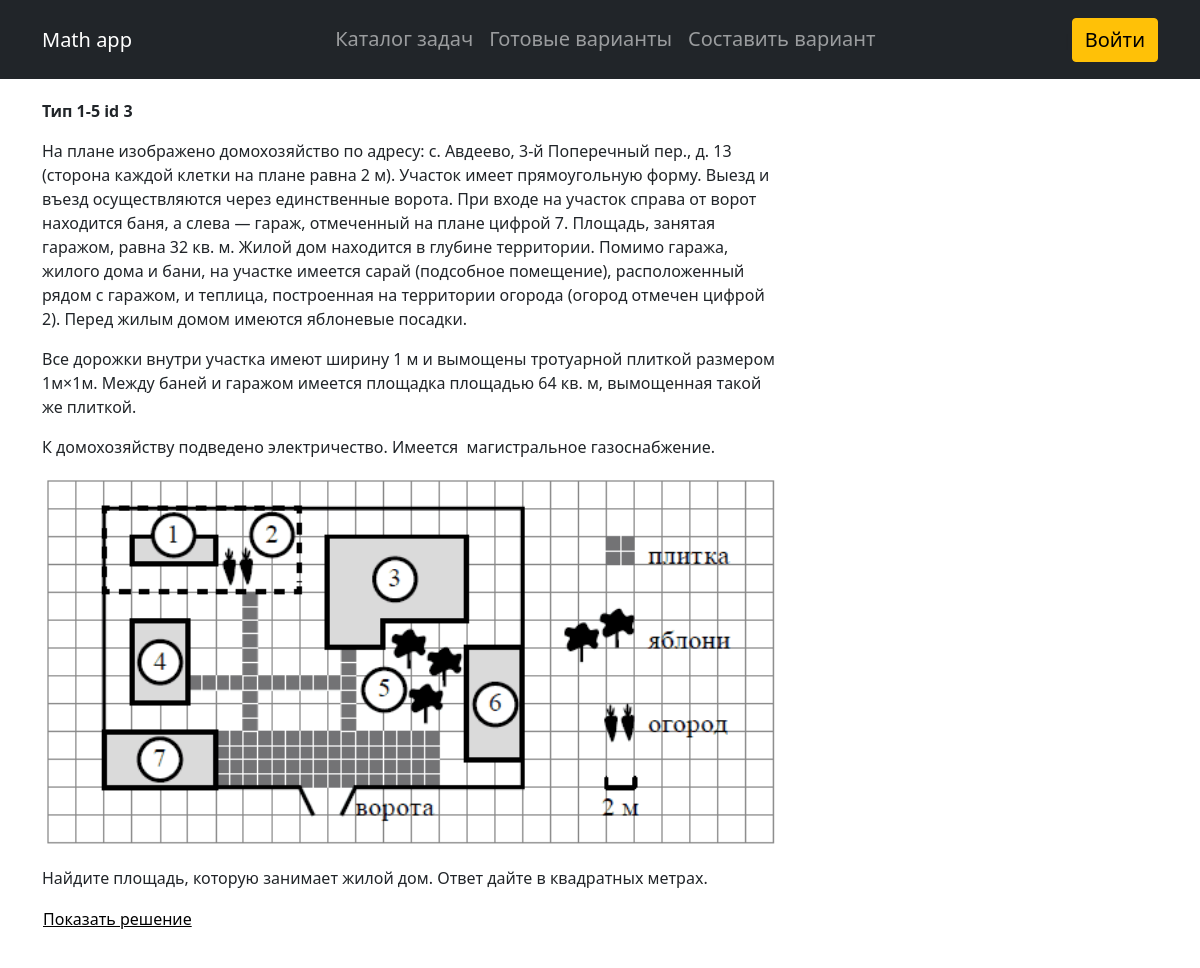
The app's page /math_app/test/3/ with its own data.
### math_app/models.py (models this page shows, shortened)
class Test(models.Model):
    exercise = models.ForeignKey(Exercise, on_delete=models.CASCADE, verbose_name='Подвид')
    problem_text = RichTextUploadingField(blank=True, null=True)
    time_create = models.DateTimeField(auto_now_add=True)
    time_update = models.DateTimeField(auto_now=True)
    solution = RichTextUploadingField(blank=True, null=True, verbose_name='Решение')
    criteria = RichTextUploadingField(blank=True, null=True, verbose_name='Критерии')
    class Meta:
        ordering = ('exercise__subcategory__category__id',)
    def get_answers(self):
        ans_ls = []
        for ans in self.answer_set.all():
            ans_ls.append(str(ans))
        return ans_ls

class Exercise(models.Model):
    subcategory = models.ForeignKey(Subcategory, related_name='subcategory', on_delete=models.CASCADE,
                                    verbose_name='Вид')
    description = RichTextUploadingField(blank=True, null=True)
    picture = models.ImageField(blank=True, upload_to="pictures/%Y/%m/%d/")
    time_create = models.DateTimeField(auto_now_add=True)
    time_update = models.DateTimeField(auto_now=True)
    source = models.TextField(blank=True, verbose_name='Источник')

class Subcategory(models.Model):
    category = models.ForeignKey(Category, verbose_name='Тип', null=True, on_delete=models.SET_NULL)
    title = models.CharField(max_length=200, verbose_name='Вид', db_index=True)
    slug = models.SlugField(max_length=200, unique=True)
    class Meta:
        ordering = ('category',)

class Category(models.Model):
    id = models.IntegerField(primary_key=True, unique=True)
    number = models.CharField(max_length=200, verbose_name='Номер')
    title = models.CharField(max_length=200, db_index=True, verbose_name='Тип')
    slug = models.SlugField(max_length=200, unique=True)
    class Meta:
        ordering = ('id',)

### math_app/views.py (the view)
# urls.py: path('test/<int:test_id>/', ShowTest.as_view(), name='test'),
class ShowTest(DetailView):
    model = Test
    template_name = 'math_app/test_detail.html'
    context_object_name = 'test'
    pk_url_kwarg = 'test_id'
    def get_context_data(self, *, object_list=None, **kwargs):
        context = super().get_context_data(**kwargs)
        context['title'] = 'Тест id №' + str(context['test'].pk)
        return context

### math_app/models.py (called while the page is built)
    def __str__(self):
        return self.answer

### oge_training/templatetags/custom_tags.py (called while the page is built)
@register.filter
def verbose_name(the_object, the_field):
    return the_object._meta.get_field(the_field).verbose_name

### math_app/templates/math_app/test_detail.html (shortened to what this page needs)
{% extends 'math_app/base.html' %}
{% load custom_tags %}
{% block content %}
<main>
    <div class="container">
        <div class="row">
            <div class="col-12 col-lg-8">
                <p><b>{{ forloop.counter }} {{test.exercise.subcategory|verbose_name:'category'}}
                    {{test.exercise.subcategory.category.number}}
                    id {{ test.pk }}</b></p>
                {% if test.exercise.description %}
                {{test.exercise.description|safe}}
                <img width="100%" src="{{test.exercise.picture.url}}">
                {% endif %}
                <p>{{test.problem_text |safe }}</p>
                <button class="btn btn-link reveal solution">Показать решение</button>
            </div>
        </div>
    </div>
</main>
{% endblock %}

### math_app/static/math_app/css/styles.css (style rules this page uses)
main { position: relative; padding: 20px; }
p { margin-bottom:0rem; }
.btn-link { color: black; padding: 0rem 0rem 1rem 0rem; display:flex; }
button.btn.btn-link.reveal { box-shadow: none; }

### records on screen
Test: exercise.subcategory|verbose_name "Тип", exercise.subcategory.category.number "1-5", pk "3", exercise.description "На плане изображено домохозяйство по адресу: с. Авдеево, 3-й Поперечный пер., д. 13 (сторона каждой клетки на плане равна 2 м). Участок имеет прямоугольную форму. Выезд и въезд осуществляются через единственные ворота. При входе на участок справа от ворот находится баня, а слева — гараж, отмеченный на плане цифрой 7. Площадь, занятая гаражом, равна 32 кв. м. Жилой дом находится в глубине территории. Помимо гаража, жилого дома и бани, на участке имеется сарай (подсобное помещение), расположенный рядом с гаражом, и теплица, построенная на территории огорода (огород отмечен цифрой 2). Перед жилым домом имеются яблоневые посадки. Все дорожки внутри участка имеют ширину 1 м и вымощены тротуарной…", exercise.picture (picture), problem_text "Найдите площадь, которую занимает жилой дом. Ответ дайте в квадратных метрах."
